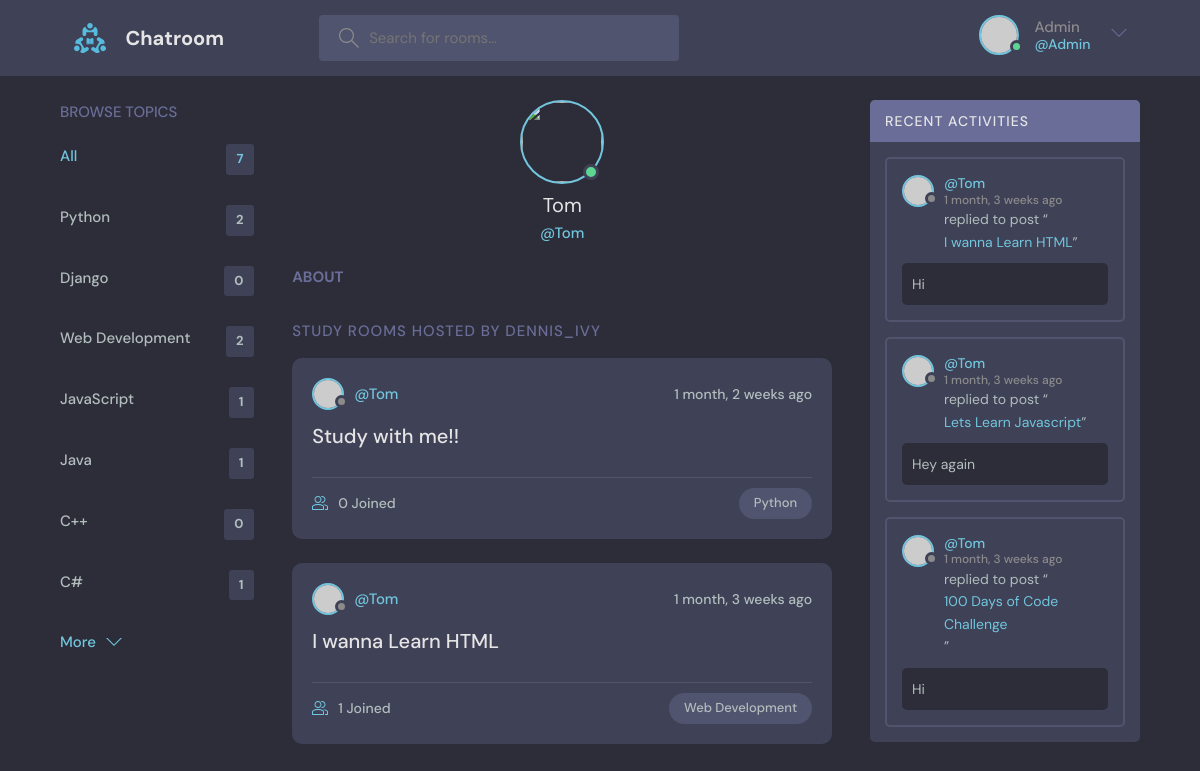
The app's page /profile/2/ (signed in) with its own data.
### base/models.py (models this page shows, shortened)
class Topic(models.Model):
    name = models.CharField(max_length=200)

class Room(models.Model):
    host = models.ForeignKey(User, on_delete=models.SET_NULL, null=True)
    topic = models.ForeignKey(Topic, on_delete=models.SET_NULL, null=True)
    name= models.CharField(max_length=200) # Meaning this can't be blank
    description = models.TextField(null=True, blank=True)
    participants = models.ManyToManyField(User,related_name='participants', blank=True)
    updated = models.DateTimeField(auto_now=True)
    created = models.DateTimeField(auto_now_add=True)
    class Meta:
        ordering = ['-updated', '-created']
    def __str__(self):
        return self.name  #This will return name

class Message(models.Model):
     user = models.ForeignKey(User, on_delete=models.CASCADE)
     room = models.ForeignKey(Room, on_delete=models.CASCADE)
     body = models.TextField()
     updated = models.DateTimeField(auto_now=True)
     created = models.DateTimeField(auto_now_add=True)
     class Meta:
        ordering = ['-updated', '-created']
     def __str__(self):
         return self.body[0:50] # for the first 50 characters

### base/views.py (the view)
# urls.py: path('profile/<str:pk>/', views.userProfile, name="user-profile"),
def userProfile(request, pk):
    user = User.objects.get(id=pk)
    rooms = user.room_set.all()
    room_messages = user.message_set.all()
    topics = Topic.objects.all()
    context = {'user': user, 'rooms': rooms, 'room_messages': room_messages,
    'topics': topics}
    return render(request, 'base/profile.html', context)

### base/templates/base/profile.html (shortened to what this page needs)
{% extends 'main.html' %}
{% block content %}
<main class="profile-page layout layout--3">
  <div class="container">
    {% include 'base/topics_component.html' %}
    <div class="roomList">
      <div class="profile">
        <div class="profile__avatar">
          <div class="avatar avatar--large active">
            <img src="{{user.avatar.url}}" />
          </div>
        </div>
        <div class="profile__info">
          <h3>{{user.username}}</h3>
          <p>@{{user.username}}</p>
        </div>
        <div class="profile__about">
          <h3>About</h3>
        </div>
      </div>
      <div class="roomList__header">
        <div>
          <h2>Study Rooms Hosted by dennis_ivy</a>
          </h2>
        </div>
      </div>
      {% include 'base/feed_component.html' %}
    </div>
    {% include 'base/activity_component.html' %}
  </div>
</main>
{% endblock content %}

### templates/navbar.html (shortened to what this page needs)
{% load static %}
<header class="header header--loggedIn">
    <div class="container">
      <a href="{% url 'home' %}" class="header__logo">
        <img src="{% static 'images/logo.svg' %}" />
        <h1>Chatroom</h1>
      </a>
      <form class="header__search" method="GET" action="{% url 'home' %}">
        <label>
          <input name="q" placeholder="Search for rooms..." />
        </label>
      </form>
      <nav class="header__menu">
        {% if request.user.is_authenticated %}
        <div class="header__user">
          <a href="{% url 'update-user' %}">
            <div class="avatar avatar--medium active">
              <img src="https://randomuser.me/api/portraits/men/37.jpg" />
            </div>
            <p>{{request.user.username}}<span>@{{request.user.username}}</span></p>
          </a>
          <button class="dropdown-button">
            <svg version="1.1" xmlns="http://www.w3.org/2000/svg" width="32" height="32" viewBox="0 0 32 32">
              <title>chevron-down</title>
              <path d="M16 21l-13-13h-3l16 16 16-16h-3l-13 13z"></path>
            </svg>
          </button>
        </div>
        {% else %}
        <a href="{% url 'login' %}">
          <img src="{% static 'images/avatar.svg' %}" />
          <p>Login</p>
        </a>
        {% endif %}
      </nav>
    </div>
  </header>

### base/templates/base/topics_component.html
<div class="topics">
    <div class="topics__header">
      <h2>Browse Topics</h2>
    </div>
    <ul class="topics__list">
      <li>
        <a href="{% url 'home' %}" class="active">All <span>{{topics.count}}</span></a>
      </li>
      {% for topic in topics %}
      <li>
        <a href="{% url 'home' %}?q={{topic.name}}">{{topic.name}} <span>{{topic.room_set.all.count}}</span></a>
      </li>
      {% endfor %}
    </ul>
    <a class="btn btn--link" href="topics.html">
      More
      <svg version="1.1" xmlns="http://www.w3.org/2000/svg" width="32" height="32" viewBox="0 0 32 32">
        <title>chevron-down</title>
        <path d="M16 21l-13-13h-3l16 16 16-16h-3l-13 13z"></path>
      </svg>
    </a>
  </div>

### base/templates/base/feed_component.html (shortened to what this page needs)
{% for room in rooms %}
<div class="roomListRoom">
    <div class="roomListRoom__header">
      <a href="{% url 'user-profile' room.host.id %}" class="roomListRoom__author">
        <div class="avatar avatar--small">
          <img src="https://randomuser.me/api/portraits/women/11.jpg" />
        </div>
        <span>@{{room.host.username}}</span>
      </a>
      <div class="roomListRoom__actions">
        <span>{{room.created|timesince}} ago</span>
      </div>
    </div>
    <div class="roomListRoom__content">
      <a href="{% url 'rooms' room.id %}">{{room.name}}</a>
    </div>
    <div class="roomListRoom__meta">
      <a href="{% url 'rooms' room.id %}" class="roomListRoom__joined">
        {{room.participants.all.count}} Joined
      </a>
      <p class="roomListRoom__topic">{{room.topic.name}}</p>
    </div>
  </div>
  {% endfor %}

### base/templates/base/activity_component.html (shortened to what this page needs)
<div class="activities">
    <div class="activities__header">
      <h2>Recent Activities</h2>
    </div>
    {% for message in room_messages %}
    <div class="activities__box">
      <div class="activities__boxHeader roomListRoom__header">
        <a href="{% url 'user-profile' message.user.id %}" class="roomListRoom__author">
          <div class="avatar avatar--small">
            <img src="https://randomuser.me/api/portraits/women/11.jpg" />
          </div>
          <p>
            @{{message.user}}
            <span>{{message.created|timesince}} ago</span>
          </p>
        </a>
      </div>
      <div class="activities__boxContent">
        <p>replied to post “<a href="{% url 'rooms' message.room.id %}">{{message.room}}</a>”</p>
        <div class="activities__boxRoomContent">
          {{message.body}}
        </div>
      </div>
    </div>
    {% endfor %}
  </div>

### records on screen
Topic: name "Python", room_set.all.count "2"
Topic: name "Django", room_set.all.count "0"
Topic: name "Web Development", room_set.all.count "2"
Topic: name "JavaScript", room_set.all.count "1"
Topic: name "Java", room_set.all.count "1"
Topic: name "C++", room_set.all.count "0"
Topic: name "C#", room_set.all.count "1"
Room: host.username "Tom", created "1 month, 2 weeks", name "Study with me!!", participants.all.count "0", topic.name "Python"
Room: host.username "Tom", created "1 month, 3 weeks", name "I wanna Learn HTML", participants.all.count "1", topic.name "Web Development"
Message: user "Tom", created "1 month, 3 weeks", room "I wanna Learn HTML", body "Hi"
Message: user "Tom", created "1 month, 3 weeks", room "Lets Learn Javascript", body "Hey again"
Message: user "Tom", created "1 month, 3 weeks", room "100 Days of Code Challenge", body "Hi"

### other values on screen
{{ request.user.username }} "Admin"
{{ topics.count }} "7"
{{ user.username }} "Tom"
